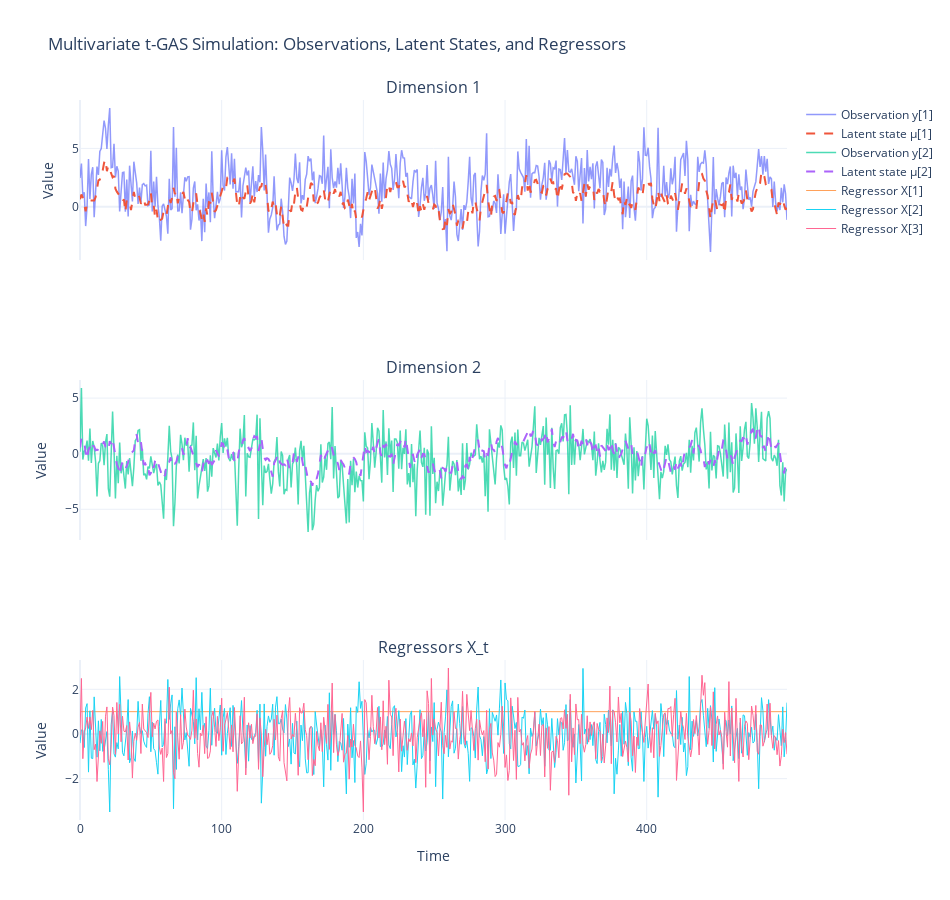

Here is the notebook cell this chart was saved with:
### Code cell
# # Assuming you've run the simulation:
# # y_sim, mu_sim, X_sim = simulate_multivariate_gas(...)

# T, N = y_sim.shape
# time_axis = np.arange(T)

# fig = go.Figure()

# # Explicitly plot observations (y)
# for dim in range(N):
#     fig.add_trace(go.Scatter(
#         x=time_axis,
#         y=y_sim[:, dim],
#         mode='lines',
#         name=f'Observation y[{dim+1}]',
#         line=dict(width=1.5),
#         opacity=0.7
#     ))

# # Explicitly plot latent states (mu)
# for dim in range(N):
#     fig.add_trace(go.Scatter(
#         x=time_axis,
#         y=mu_sim[:, dim],
#         mode='lines',
#         name=f'Latent state μ[{dim+1}]',
#         line=dict(width=2, dash='dash')
#     ))

# # Explicit layout configuration
# fig.update_layout(
#     title="Multivariate GAS Simulated Data and Latent States",
#     xaxis_title="Time",
#     yaxis_title="Value",
#     legend=dict(x=1.05, y=1),
#     width=950,
#     height=600,
#     template="plotly_white"
# )

# fig.show()

time_axis = np.arange(T)
K = X_mtg.shape[1]

# Create subplots: N rows for dimensions + 1 for regressors
fig = make_subplots(
    rows=N + 1, cols=1, shared_xaxes=True,
    subplot_titles=[f"Dimension {i+1}" for i in range(N)] + ["Regressors X_t"]
)

# --- Add y and mu plots per dimension ---
for dim in range(N):
    fig.add_trace(go.Scatter(
        x=time_axis, y=y_mtg[:, dim],
        mode='lines', name=f'Observation y[{dim+1}]',
        line=dict(width=1.5), opacity=0.7
    ), row=dim+1, col=1)

    fig.add_trace(go.Scatter(
        x=time_axis, y=mu_mtg[:, dim],
        mode='lines', name=f'Latent state μ[{dim+1}]',
        line=dict(width=2, dash='dash')
    ), row=dim+1, col=1)

# --- Plot each regressor in final subplot row ---
for k in range(K):
    fig.add_trace(go.Scatter(
        x=time_axis, y=X_mtg[:, k],
        mode='lines', name=f'Regressor X[{k+1}]',
        line=dict(width=1)
    ), row=N+1, col=1)

# --- Layout styling ---
fig.update_layout(
    height=300 * (N + 1),
    width=950,
    title_text="Multivariate t-GAS Simulation: Observations, Latent States, and Regressors",
    template="plotly_white",
    showlegend=True
)

fig.update_xaxes(title_text="Time", row=N+1, col=1)
fig.update_yaxes(title_text="Value")

fig.show()

### Figure 1 — Plotly figure (JSON) as saved in the notebook; plotly's stock layout.template omitted (floating-point values rounded to 4 significant figures; data arrays with more than 128 entries replaced by an {"elided": "..."} marker saying what was removed)
{"data": [{"line": {"width": 1.5}, "mode": "lines", "name": "Observation y[1]", "opacity": 0.7, "type": "scatter", "x": {"elided": "500 int values"}, "xaxis": "x", "y": {"elided": "500 float values"}, "yaxis": "y"}, {"line": {"dash": "dash", "width": 2}, "mode": "lines", "name": "Latent state μ[1]", "type": "scatter", "x": {"elided": "500 int values"}, "xaxis": "x", "y": {"elided": "500 float values"}, "yaxis": "y"}, {"line": {"width": 1.5}, "mode": "lines", "name": "Observation y[2]", "opacity": 0.7, "type": "scatter", "x": {"elided": "500 int values"}, "xaxis": "x2", "y": {"elided": "500 float values"}, "yaxis": "y2"}, {"line": {"dash": "dash", "width": 2}, "mode": "lines", "name": "Latent state μ[2]", "type": "scatter", "x": {"elided": "500 int values"}, "xaxis": "x2", "y": {"elided": "500 float values"}, "yaxis": "y2"}, {"line": {"width": 1}, "mode": "lines", "name": "Regressor X[1]", "type": "scatter", "x": {"elided": "500 int values"}, "xaxis": "x3", "y": {"elided": "500 float values"}, "yaxis": "y3"}, {"line": {"width": 1}, "mode": "lines", "name": "Regressor X[2]", "type": "scatter", "x": {"elided": "500 int values"}, "xaxis": "x3", "y": {"elided": "500 float values"}, "yaxis": "y3"}, {"line": {"width": 1}, "mode": "lines", "name": "Regressor X[3]", "type": "scatter", "x": {"elided": "500 int values"}, "xaxis": "x3", "y": {"elided": "500 float values"}, "yaxis": "y3"}], "layout": {"annotations": [{"font": {"size": 16}, "showarrow": false, "text": "Dimension 1", "x": 0.5, "xanchor": "center", "xref": "paper", "y": 1, "yanchor": "bottom", "yref": "paper"}, {"font": {"size": 16}, "showarrow": false, "text": "Dimension 2", "x": 0.5, "xanchor": "center", "xref": "paper", "y": 0.6111, "yanchor": "bottom", "yref": "paper"}, {"font": {"size": 16}, "showarrow": false, "text": "Regressors X_t", "x": 0.5, "xanchor": "center", "xref": "paper", "y": 0.2222, "yanchor": "bottom", "yref": "paper"}], "height": 900, "showlegend": true, "title": {"text": "Multivariate t-GAS Simulation: Observations, Latent States, and Regressors"}, "width": 950, "xaxis": {"anchor": "y", "domain": [0, 1], "matches": "x3", "showticklabels": false}, "xaxis2": {"anchor": "y2", "domain": [0, 1], "matches": "x3", "showticklabels": false}, "xaxis3": {"anchor": "y3", "domain": [0, 1], "title": {"text": "Time"}}, "yaxis": {"anchor": "x", "domain": [0.7778, 1], "title": {"text": "Value"}}, "yaxis2": {"anchor": "x2", "domain": [0.3889, 0.6111], "title": {"text": "Value"}}, "yaxis3": {"anchor": "x3", "domain": [0, 0.2222], "title": {"text": "Value"}}}}
